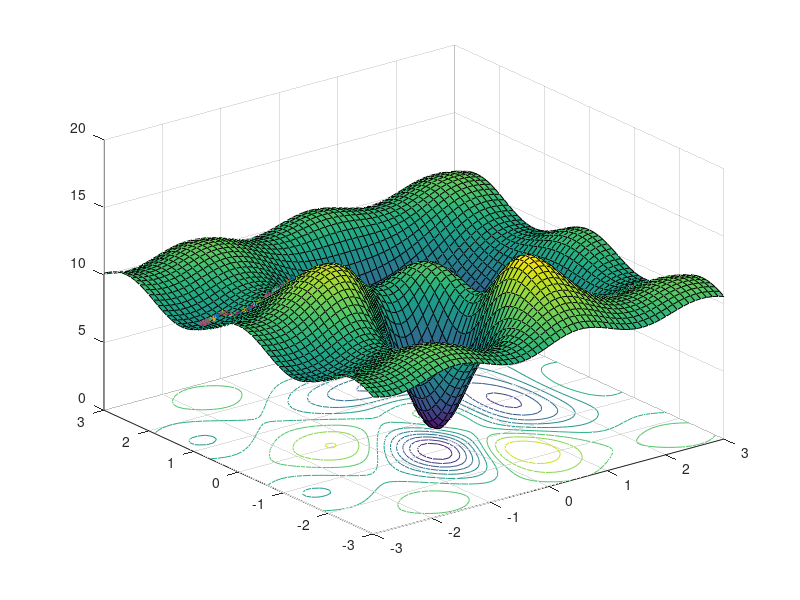
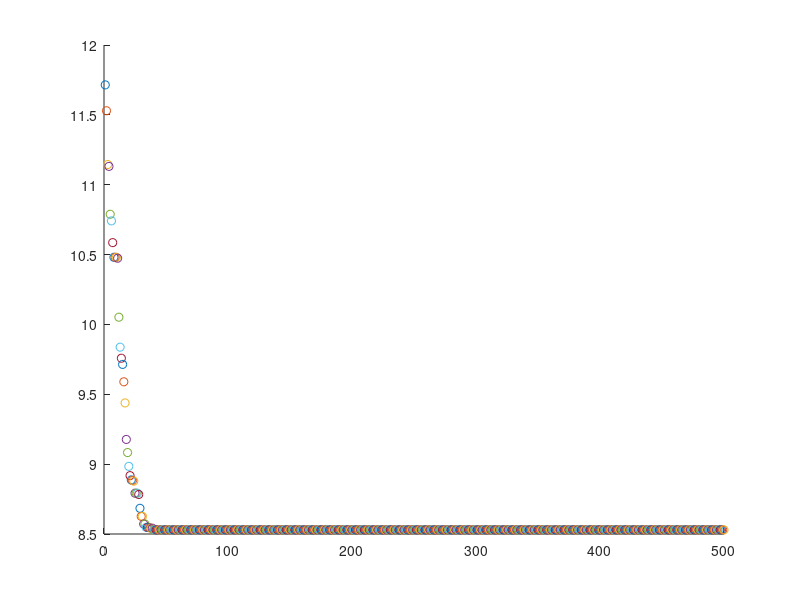

MATLAB code to generate these figures, in order:
clear all
close all
clc
%algoritmo de busqueda local
da=0.1;
db=0.1;
%profundidad (>0 <3000km)
%densidad (>0 <2.8 kg/m3)
m1=[-3:da:3];
m2=[-3:db:3];
[M1,M2]=meshgrid(m1,m2);      
%LA SUPERFICIE DE COSTO LAPODEMOS INTERPRATAR COMO LA DISTRIBUCIÓN DE
%ERRORES ASOCIADOS A UNA NORMA
Z1=6*(M1/6-M1.^3-M2.^5).*exp(-(M1-1/2).^2-M2.^2);
Z2=2*exp(-(M1+1).^2-M2.^2);
Z3=-6*(1-M1).^2.*exp(-(2*M1.^2)-(M2+1).^2);
Z4=1/2*sin(3*M1)+cos(5/2*M2);
E=Z1+Z2+Z3+Z4+10;
figure(1)
surfc(M1,M2,E)
%PROPONEMOS UN MODELO INICIAL
mi=[-1.6;0.6];
%Evaluemos en el PD y calculamos el error
Z1=6*(mi(1)/6-mi(1).^3-mi(2).^5).*exp(-(mi(1)-1/2).^2-mi(2).^2);
Z2=2*exp(-(mi(1)+1).^2-mi(2).^2);
Z3=-6*(1-mi(1)).^2.*exp(-(2*mi(1).^2)-(mi(2)+1).^2);
Z4=1/2*sin(3*mi(1))+cos(5/2*mi(2));
Ei=Z1+Z2+Z3+Z4+10;
hold on
plot3(mi(1),mi(2),Ei,'*k')
% parametros del algoritmo de inversión
itermax = 500;
TOL = 1.9;
NP = 2;
AMP=[0.1;0.1];
k = 0;
mp = mi;
Ep = Ei;
while (k < itermax && TOL < Ei)   %%% ciclo externo

    k= k+1
    for c1 = 1:NP %ciclo interno en funcion del numero de parametrosf
        a = (2*rand - 1) * AMP(c1);
        mp(c1)=mi(c1)+a;
        % evaluamos el error del modelo
        Z1=6*(mp(1)/6-mp(1).^3-mp(2).^5).*exp(-(mp(1)-1/2).^2-mp(2).^2);
        Z2=2*exp(-(mp(1)+1).^2-mp(2).^2);
        Z3=-6*(1-mp(1)).^2.*exp(-(2*mp(1).^2)-(mp(2)+1).^2);
        Z4=1/2*sin(3*mp(1))+cos(5/2*mp(2));
        Ep=Z1+Z2+Z3+Z4+10;
        if Ep < Ei %aceptamos la pertubacion
            mi(c1)=mp(c1)
            Ei = Ep; % Update the error with the new model
        else
            mp(c1)=mi(c1) %desechamos si es que la perturbacion no es menor

        end
       
        

    end
    figure(1)
    plot3(mi(1),mi(2),Ei,'*')
    figure(2)
    hold on
    plot(k,Ei,'o')
end
